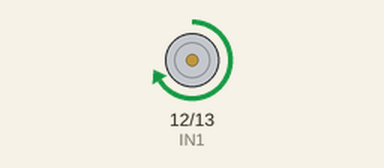
The sketch below on a simulated Arduino Uno, built with avr-gcc and run on an emulated ATmega328P. Parts: motor-driver pin pairs drawn as motors (green arrow = first pin HIGH = forward, orange = second pin HIGH = backward, longer = more drive, scaled by the enable pin).

Above: at 1.0 s.
At 3.0 s:
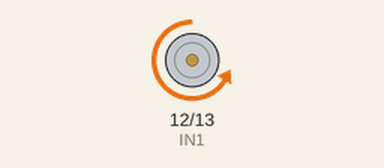
At 4.5 s:
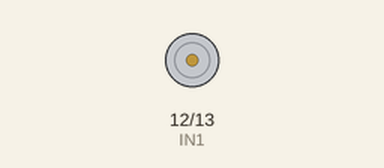
Timing chart, 0 to 6.5 s (numbered marks = the images above):
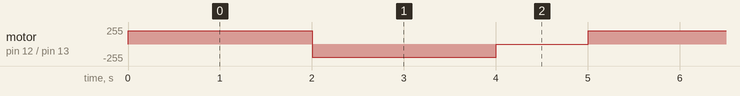

The sketch:

1_motor.ino
```cpp
// Motor A pin definitions
const int ENA = 3; // PWM pin for speed control
const int IN1 = 12; // Direction
const int IN2 = 13; // Direction
void setup() {
pinMode(ENA, OUTPUT);
pinMode(IN1, OUTPUT);
pinMode(IN2, OUTPUT);
}
void loop() {
// Move forward
digitalWrite(IN1, HIGH);
digitalWrite(IN2, LOW);
analogWrite(ENA, 200); // Speed: 0-255
delay(2000);
// Move backward
digitalWrite(IN1, LOW);
digitalWrite(IN2, HIGH);
analogWrite(ENA, 200);
delay(2000);
// Stop
analogWrite(ENA, 0);


delay(1000);
}
```

Measured:
- by itself, motor on pin 12 (IN1) / pin 13 (IN2): repeats every 5.0 s: backward 200/255 2.0 s, stopped 1.0 s, forward 200/255 2.0 s
